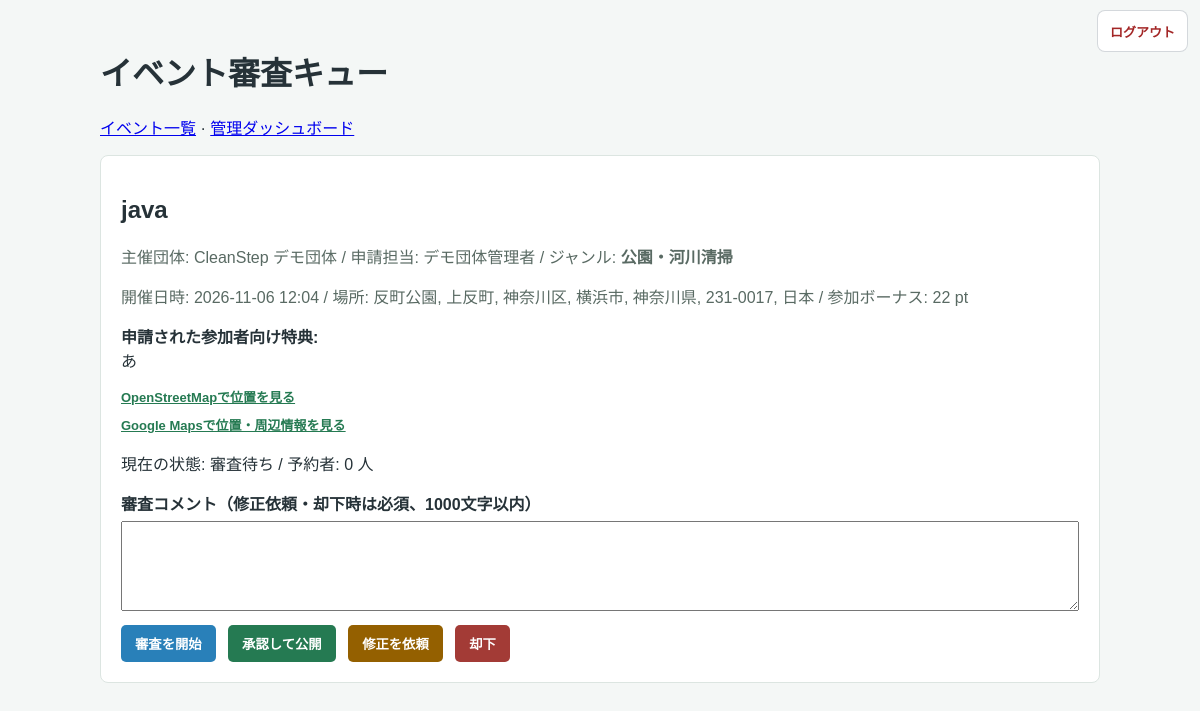
/admin/events/review (signed in), run on the app's committed database.
### tables this page shows
CREATE TABLE events (
                id INTEGER PRIMARY KEY AUTOINCREMENT,
                name TEXT,
                location TEXT,
                datetime TEXT,
                bonus_points INTEGER,
                organizer_id INTEGER,
                status TEXT NOT NULL DEFAULT 'open' CHECK(status IN ('open', 'cancelled')), review_status TEXT NOT NULL
                DEFAULT 'approved'
                CHECK(review_status IN ('pending', 'reviewing', 'changes_requested', 'approved', 'rejected')), review_comment TEXT, reviewed_by INTEGER REFERENCES users(id), reviewed_at TEXT, organization_id INTEGER REFERENCES organizations(id), latitude REAL, longitude REAL, reward_details TEXT, category TEXT NOT NULL DEFAULT 'その他', capacity INTEGER NOT NULL DEFAULT 20, purpose_issue TEXT NOT NULL DEFAULT '',
                FOREIGN KEY (organizer_id) REFERENCES users(id)
            );

CREATE TABLE organizations (
                id INTEGER PRIMARY KEY AUTOINCREMENT,
                application_id INTEGER NOT NULL UNIQUE,
                name TEXT NOT NULL,
                contact TEXT NOT NULL,
                purpose TEXT NOT NULL,
                status TEXT NOT NULL DEFAULT 'approved'
                    CHECK(status IN ('approved', 'suspended')),
                approved_by INTEGER,
                approved_at TEXT,
                created_at TEXT DEFAULT CURRENT_TIMESTAMP,
                FOREIGN KEY (application_id) REFERENCES organizer_applications(id),
                FOREIGN KEY (approved_by) REFERENCES users(id)
            );

CREATE TABLE users (
                    id INTEGER PRIMARY KEY AUTOINCREMENT,
                    email TEXT UNIQUE,
                    password TEXT,
                    name TEXT,
                    role TEXT,
                    total_points INTEGER DEFAULT 0 CHECK(total_points >= 0)
                , login_destination TEXT NOT NULL
                    DEFAULT 'user'
                    CHECK(login_destination IN ('user', 'organizer')), onboarding_completed INTEGER NOT NULL
                    DEFAULT 0 CHECK(onboarding_completed IN (0, 1)));

### app.py (the view)
@app.route('/admin/events/review')
@admin_required
def admin_event_reviews():
    conn = get_db()
    try:
        events = conn.execute('''
            SELECT e.*, o.name AS organization_name,
                   u.name AS organizer_name,
                   (SELECT COUNT(*) FROM event_reservations r
                    WHERE r.event_id = e.id AND r.status = 'reserved') AS reservations
            FROM events e
            LEFT JOIN organizations o ON o.id = e.organization_id
            LEFT JOIN users u ON u.id = e.organizer_id
            WHERE e.review_status IN ('pending', 'reviewing')
            ORDER BY e.datetime, e.id
        ''').fetchall()
        return render_template('admin_event_reviews.html', events=events)
    finally:
        conn.close()

### app.py (called while the page is built, shortened)
def get_db():
    conn = sqlite3.connect(DATABASE)
    conn.row_factory = sqlite3.Row
    conn.execute("PRAGMA foreign_keys = ON")
    return conn

def admin_required(func):
    @wraps(func)
    def wrapper(*args, **kwargs):
        user_id = session.get('user_id')
        if session.get('role') != 'admin' or not user_id:
            return redirect(url_for('login'))
        conn = get_db()
        try:
            user = conn.execute(
                'SELECT role FROM users WHERE id = ?', (user_id,)
            ).fetchone()
        finally:
            conn.close()
        if not user or user['role'] != 'admin':
            session.clear()
            return redirect(url_for('login'))
        return func(*args, **kwargs)
    return wrapper

def _detect_view_mode():
    ua = (request.headers.get('User-Agent') or '').lower()
    if any(token in ua for token in ('mobile', 'android', 'iphone', 'ipod', 'iemobile')):
        return 'mobile'
    return 'pc'

@app.context_processor
def inject_csrf_token():
    if 'csrf_token' not in session:
        session['csrf_token'] = secrets.token_urlsafe(32)
    unread_notifications = 0
    effective_view = _detect_view_mode()
    return {
        'csrf_token': session['csrf_token'],
        'unread_notifications': unread_notifications,
        'view_mode': effective_view,
        'region_profile': get_region_profile(),
    }

### templates/admin_event_reviews.html (shortened to what this page needs)
{% from "_event_location_map.html" import event_map_link %}
<!DOCTYPE html>
<html lang="ja">
<head>
</head>
<body>
    {% include "_admin_navigation.html" %}
<main>
    <h1>イベント審査キュー</h1>
    <p><a href="{{ url_for('admin_events') }}">イベント一覧</a> · <a href="{{ url_for('admin_dashboard') }}">管理ダッシュボード</a></p>
    {% for event in events %}
        <article>
            <h2>{{ event.name }}</h2>
            <p class="meta">主催団体: {{ event.organization_name or '団体情報なし' }} / 申請担当: {{ event.organizer_name or '不明' }} / ジャンル: <strong>{{ event.category or 'その他' }}</strong></p>
            <p class="meta">開催日時: {{ event.datetime }} / 場所: {{ event.location }} / 参加ボーナス: {{ event.bonus_points }} pt</p>
            <p><strong>申請された参加者向け特典:</strong><br>{{ event.reward_details or '記載なし' }}</p>
            {{ event_map_link(event) }}
            <p>現在の状態: {{ '審査待ち' if event.review_status == 'pending' else '審査中' }} / 予約者: {{ event.reservations }} 人</p>
            <form method="POST" action="{{ url_for('review_event', event_id=event.id) }}">
                <label for="comment-{{ event.id }}">審査コメント（修正依頼・却下時は必須、1000文字以内）</label>
                <textarea id="comment-{{ event.id }}" name="review_comment" maxlength="1000"></textarea>
                <button type="submit" name="decision" value="reviewing" style="background:#2980b9">審査を開始</button>
                <button class="approve" type="submit" name="decision" value="approved">承認して公開</button>
                <button class="request" type="submit" name="decision" value="changes_requested">修正を依頼</button>
                <button class="reject" type="submit" name="decision" value="rejected">却下</button>
            </form>
        </article>
    {% else %}
        <p>審査待ちのイベントはありません。</p>
    {% endfor %}
</main>
</body>
</html>

### templates/_event_location_map.html (shortened to what this page needs)
{% macro event_map_link(event) -%}
    {% if event.latitude is not none and event.longitude is not none %}
        <a href="https://www.openstreetmap.org/?mlat={{ '%.7f'|format(event.latitude) }}&amp;mlon={{ '%.7f'|format(event.longitude) }}#map=17/{{ '%.7f'|format(event.latitude) }}/{{ '%.7f'|format(event.longitude) }}"
           target="_blank" rel="noopener noreferrer"
           style="display:block; width:fit-content; max-width:100%; margin-top:8px; color:#257a52; font-size:13px; font-weight:600; line-height:1.5; text-decoration:underline;">
            OpenStreetMapで位置を見る
        </a>
        <a href="https://www.google.com/maps/search/?api=1&amp;query={{ ('%.7f,%.7f'|format(event.latitude, event.longitude))|urlencode }}"
           target="_blank" rel="noopener noreferrer"
           style="display:block; width:fit-content; max-width:100%; margin:8px 0 0; color:#257a52; font-size:13px; font-weight:600; line-height:1.5; text-decoration:underline;">
            Google Mapsで位置・周辺情報を見る
        </a>
    {% endif %}
{%- endmacro %}

### templates/admin_event_reviews.html (style rules this page uses)
body { margin: 0; padding: 24px 16px; background: #f4f7f6; color: #263238; font-family: "Yu Gothic", Meiryo, sans-serif; }
main { max-width: 1000px; margin: 24px auto; }
article { margin: 16px 0; padding: 20px; background: #fff; border: 1px solid #dce5e1; border-radius: 8px; }
.meta { color: #596a63; }
label { display: block; margin: 14px 0 6px; font-weight: 700; }
textarea { box-sizing: border-box; width: 100%; min-height: 90px; padding: 10px; font: inherit; }
button { margin: 10px 8px 0 0; padding: 9px 14px; border: 0; border-radius: 5px; color: #fff; font-weight: 700; cursor: pointer; }
.approve { background: #257a52; }
.request { background: #946000; }
.reject { background: #a33b36; }

### data on the page
events: name "java", name "CleanStep デモ団体", name "デモ団体管理者", category "公園・河川清掃", datetime "2026-11-06 12:04", location "反町公園, 上反町, 神奈川区, 横浜市, 神奈川県, 231-0017, 日本", bonus_points "22", reward_details "あ", review_status "審査待ち", reservations "0"
